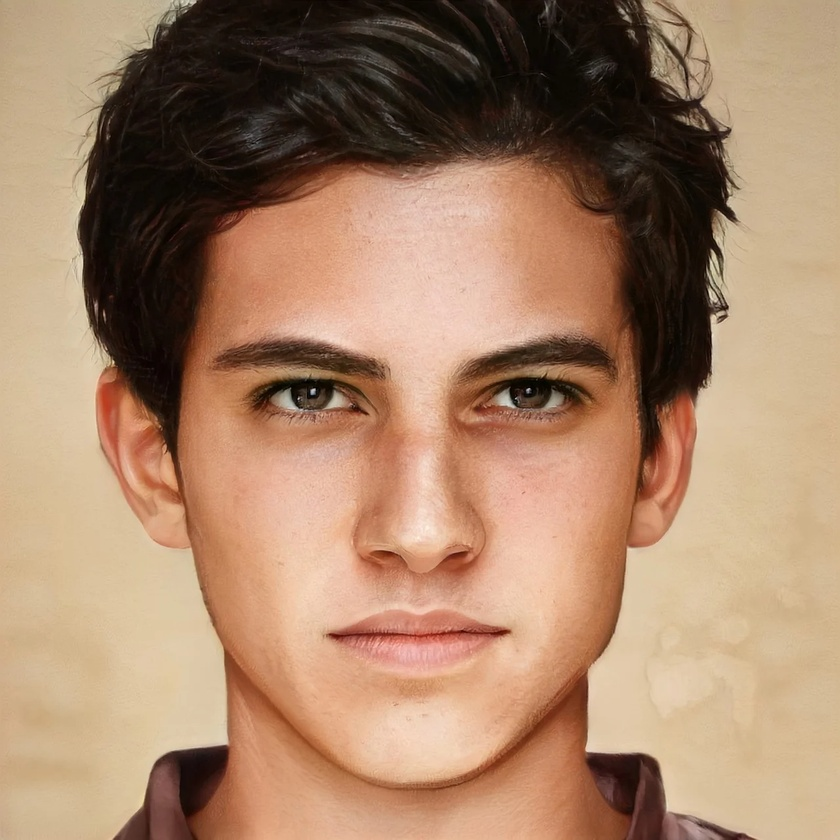
#> input picture notebook/ComputerVision/edge-image.jpg, 840 x 840 px, shrunk from 1280 x 1280 before the run
$ jupyter execute filtering.ipynb
#> lines starting #> are read from the running program, lines starting #| are printed output that depends on the picture
### Everything about Filtering

Main goal is to understand : In the common CNN Architecture, what is it learning ? And how do we visualize the same ?

Features are combination of uninformative pixels which represent something. So we can extract those features and use them for our training purpose under the assumption that they contain the high level information we need $\to$ refer to the feature extraction section of the FPCV.

Edges : Sudden changes in the image $\to$ Edge is a place of rapid change in image intensity function

[cell 1]
from PIL import Image
import numpy as np
import os
import matplotlib.pyplot as plt
from scipy.signal import convolve2d
import cv2

os.getcwd()

[cell 2]
image = Image.open('edge-image.jpg')
#> image is the input picture: PIL image 840x840 RGB; mean R, G, B 166.1, 131.6, 104.9
gray_image = image.convert('L')
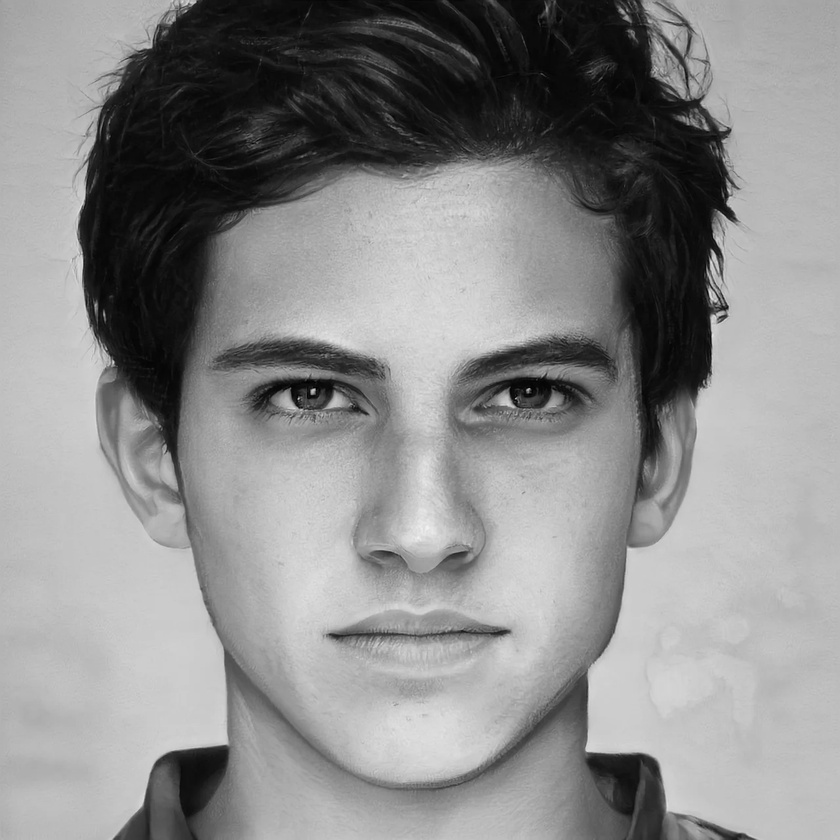
#> gray_image: PIL image 840x840 L; min 1, max 242, mean 138.9
img_array = np.array(gray_image)

intensity = img_array.reshape(-1,1)
sub_intensity = intensity[1:100]
#> sub_intensity = 99 values, max 177 at index 83, min 158 at index 0, mean 169.7

conv_filter = np.array([-1, 1])
dof = np.convolve(sub_intensity.flatten(), conv_filter, mode='valid')
#> dof = 98 values, max 2 at index 30, min -4 at index 0, mean -0.194
ddof = np.convolve(dof, conv_filter, mode='valid')
#> ddof = 97 values, max 3 at index 53, min -3 at index 29, mean -0.0412

plt.plot(ddof, label='Second Derivative')
plt.plot(dof, label='First Derivative')
plt.legend()
plt.show()
#> figure, not shown here; curve peaks at x = 53, y = 3; curve peaks at x = 30, y = 2

In the plot we can we can see that where there are sharp extremums we are able to detect an edge there, really interesting and we find these extremums using the approximation of the gradient. Zero crossing is there in the second derivative confirming the edge

[cell 3]
vertical_edges = np.array([[-1, 1]])
horizontal_edges = np.array([[-1], [1]])
vert = convolve2d(img_array, vertical_edges, mode='valid')
hor = convolve2d(img_array, horizontal_edges, mode='valid')
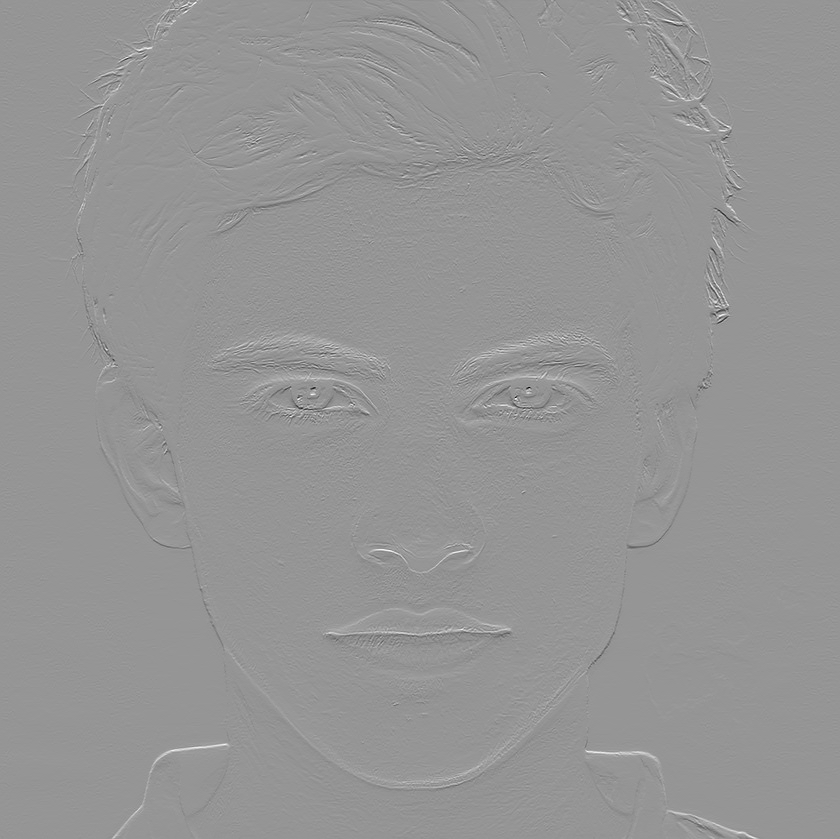
#> hor: shape (839, 840) int64; min -148, max 104, mean -0.1; drawn with min black and max white

sobel = np.array([[-1, 0, 1],
              [-2, 0, 2],
              [-1, 0, 1]])

sobel_vert = convolve2d(img_array, sobel, mode='valid')
sobel_hor = convolve2d(img_array, sobel.T, mode='valid')

fig, ax = plt.subplots(1, 4, figsize=(12, 6))
ax[0].set_title('Vertical Edges')
ax[1].set_title('Horizontal Edges')
ax[2].set_title('Sobel Vertical')
ax[3].set_title('Sobel Horizontal')
ax[0].imshow(vert, cmap='gray')
ax[1].imshow(hor, cmap='gray')
ax[2].imshow(sobel_vert, cmap='gray')
ax[3].imshow(sobel_hor, cmap='gray')
plt.show()

If you have noisy functions / image intensity then the differentiation of that noise is going to cost you a lot because. Now you will have a lot of pertubations and the edge will be lost. $\to$ we use loss pass or high pass filters.

[cell 4]
# More efficient approach
noise = np.random.normal(0, 1, img_array.shape)
img_noisy = img_array + noise

# Direct flattening and slicing
sub_intensity_noisy = img_noisy.flatten()[1:100]
#> sub_intensity_noisy = 99 values, max 178.8 at index 96, min 158.4 at index 0, mean 169.8
dof_noisy = np.diff(sub_intensity_noisy, n=1)
#> dof_noisy = 98 values, max 4.58 at index 0, min -4.72 at index 23, mean 0.194

plt.plot(dof, label='First derivation of Original Image')
plt.plot(dof_noisy, label='First Derivative of Noisy Image')
plt.legend()
plt.title('Edges are now lost due to noise')
plt.show()
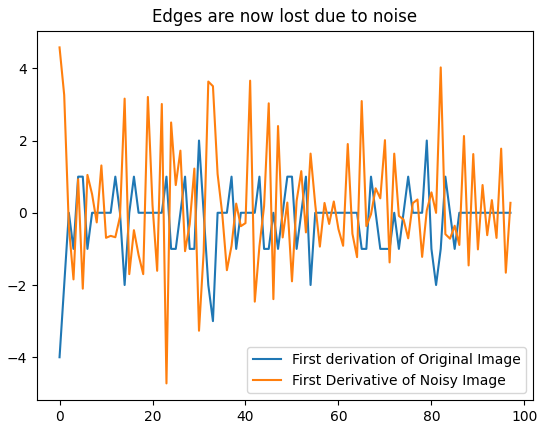
#> figure drawn by matplotlib, 1 panel; curve peaks at x = 30, y = 2; curve peaks at x = 0, y = 4.58

[cell 5]
def create_gaussian_filter_1d(size, sigma):
    x = np.arange(size) - size // 2
    gaussian = np.exp(-0.5 * (x / sigma) ** 2)
    gaussian = gaussian / np.sum(gaussian)
    return gaussian

# Illustrating the derivative theorem of convolution
gaussian = create_gaussian_filter_1d(5, 1)
derivative = np.array([-1, 1])
dog = np.convolve(gaussian, derivative, mode='same') # Derivative of gaussian filter

# Comparing Convolutions
noisy_conv = np.convolve(sub_intensity_noisy, gaussian, mode='same')
#> noisy_conv = 99 values, max 177.8 at index 96, min 112.6 at index 0, mean 168.6
noisy_conv_final = np.convolve(noisy_conv, derivative, mode='same')
#> noisy_conv_final = 99 values, max 43.52 at index 98, min -112.6 at index 0, mean -1.26
dog_conv = np.convolve(sub_intensity_noisy, dog, mode='same') # Hence proved for seperable filters
#> dog_conv = 99 values, max 33.87 at index 98, min -65.07 at index 0, mean -9.73

plt.plot(noisy_conv, label='Convolution with Gaussian')
plt.plot(noisy_conv_final, label='Convolution with Gaussian and Derivative')
plt.plot(dog_conv, label='Direct Derivative of Gaussian')
plt.title('Edge Preservation with Gaussian Derivatives - Comparison')
plt.legend()
plt.show()
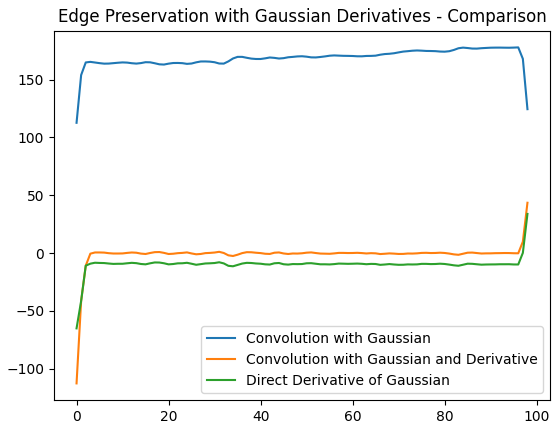
#> figure drawn by matplotlib, 1 panel; curve peaks at x = 96, y = 177.8; curve peaks at x = 98, y = 43.52; curve peaks at x = 98, y = 33.87

As the smoothing increases we see that minor edges also go down and only the main edge is being preserved, so if we do more smoothing then it will be a problem because we are going to miss the details in the edges and less smoothing then noise won't go away.

[cell 6]
dog_noi = np.array([[-0.05448868, -0.18971266, -0.1584186 ,  0.1584186 ,  0.18971266]])
horizontal_edges = convolve2d(img_array, dog_noi, mode='valid')
vertical_edges = convolve2d(img_array, dog_noi.T, mode='valid')
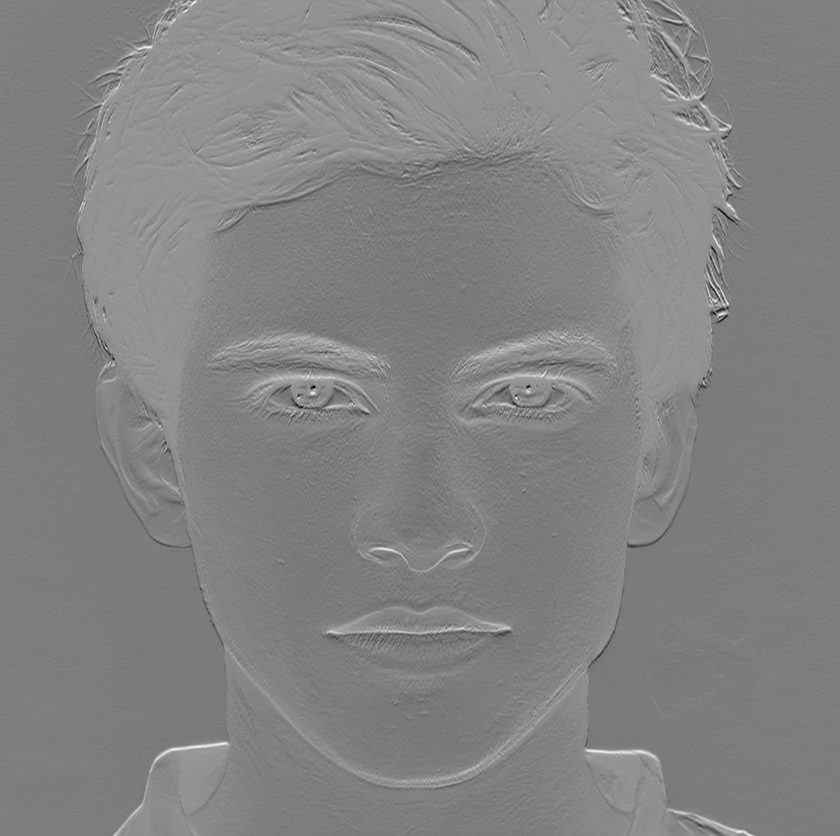
#> vertical_edges: shape (836, 840) float64; min -63.5, max 45.06, mean -7.6; drawn with min black and max white

fig, ax = plt.subplots(1, 2, figsize=(12, 6))
ax[0].set_title('Derivative of Gaussian - Horizontal')
ax[1].set_title('Derivative of Gaussian - Vertical')
ax[0].imshow(horizontal_edges, cmap='gray')
ax[1].imshow(vertical_edges, cmap='gray')
plt.show()

[cell 7]
plt.imshow(sobel, cmap='gray')
plt.title('Sobel Filter Visualization')
plt.show()
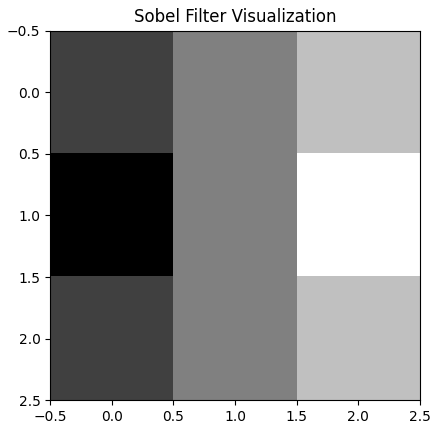
#> figure drawn by matplotlib, 1 panel

### Frequency Domain

[cell 8]
nature = Image.open('natural.jpg')
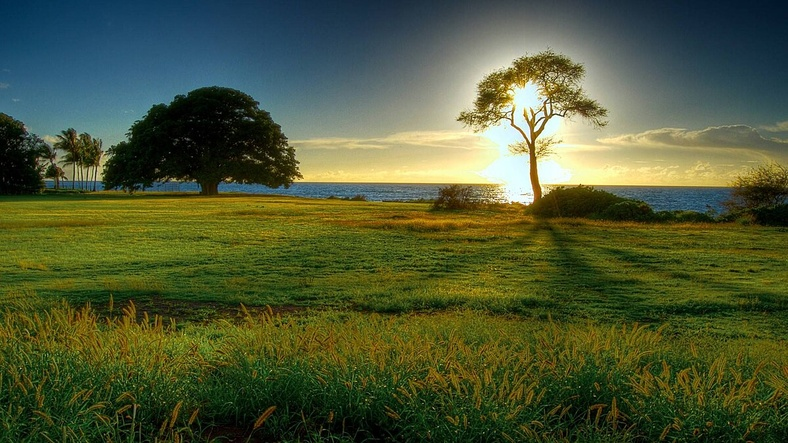
#> input picture notebook/ComputerVision/natural.jpg, 788 x 443 px, shrunk from 1200 x 675 before the run
#> nature is the input picture: PIL image 788x443 RGB; mean R, G, B 77.8, 87.9, 54.1
nature_2 = Image.open('natural-2.jpg')
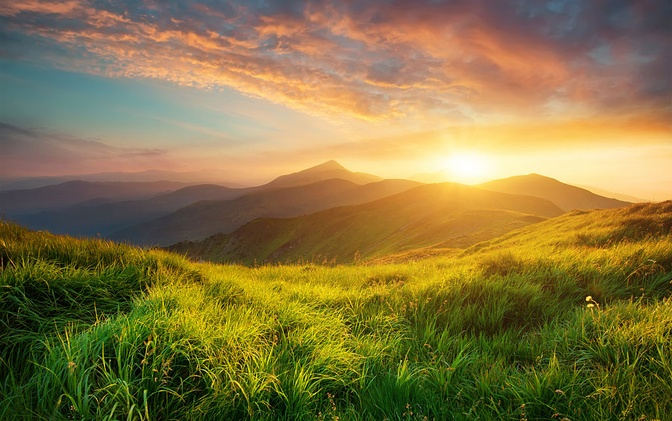
#> input picture notebook/ComputerVision/natural-2.jpg, 672 x 421 px, shrunk from 1024 x 642 before the run
#> nature_2 is the input picture: PIL image 672x421 RGB; mean R, G, B 134.4, 117.5, 67.2

nature_array = np.array(nature)
nature_array_2 = np.array(nature_2)

plt.imshow(nature)
plt.show()

The slides mention that natural image spectral follow as $\frac{1}{f^{\alpha}}$ power law. We are going to check this, because if that is true then it will make scene classification easier.

[cell 9]
## FFT
fft_nature = np.fft.fft2(nature_array)
fft_shifted = np.fft.fftshift(fft_nature)
magnitude_spectrum = np.log1p(np.abs(fft_shifted))  # log1p avoids log(0)
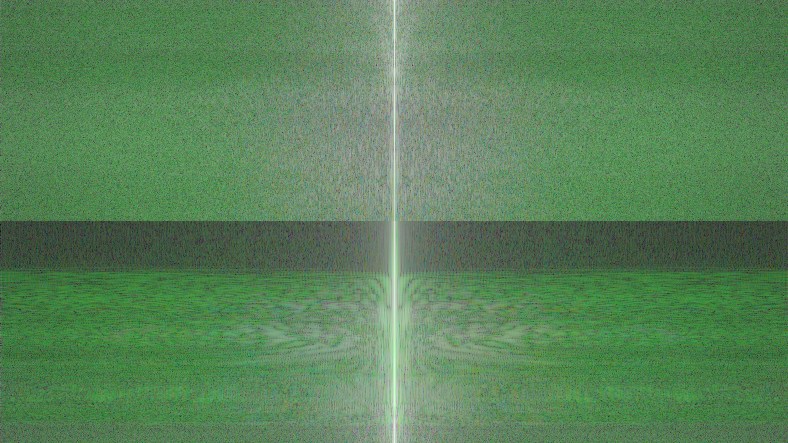
#> magnitude_spectrum: shape (443, 788, 3) float64; mean of channels 0, 1, 2 4.46, 6.54, 4.46; drawn with min black and max white

fft_nature_2 = np.fft.fft2(nature_array_2)
fft_shifted_2 = np.fft.fftshift(fft_nature_2)
magnitude_spectrum_2 = np.log1p(np.abs(fft_shifted_2))  # log1p avoids log(0)
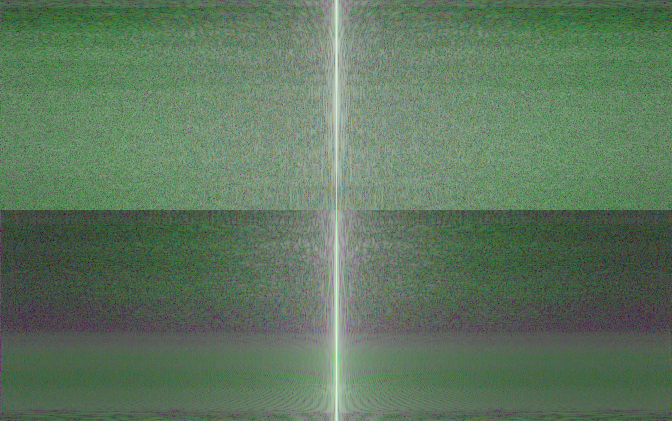
#> magnitude_spectrum_2: shape (421, 672, 3) float64; mean of channels 0, 1, 2 4.83, 6.06, 4.83; drawn with min black and max white

visualization = magnitude_spectrum / np.max(magnitude_spectrum)
visualization_2 = magnitude_spectrum_2 / np.max(magnitude_spectrum_2)

plt.figure(figsize=(12, 6))
plt.subplot(1, 2, 1)
plt.imshow(visualization, cmap='cool')
plt.title("FFT Magnitude Spectrum")
plt.subplot(1, 2, 2)
plt.imshow(visualization_2, cmap='cool')
plt.title("FFT Magnitude Spectrum 2")
plt.show()
